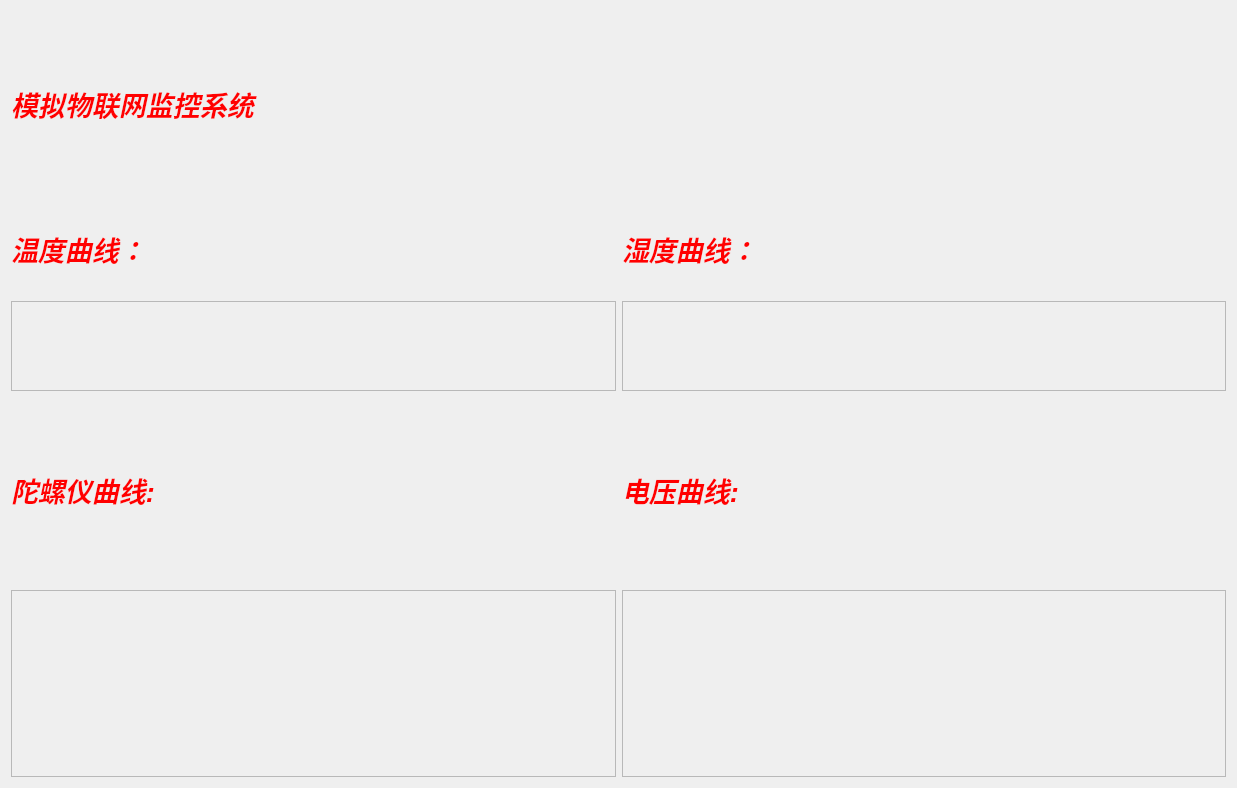
<?xml version="1.0" encoding="UTF-8"?>
<ui version="4.0">
 <class>Picenv</class>
 <widget class="QWidget" name="Picenv">
  <property name="geometry">
   <rect>
    <x>0</x>
    <y>0</y>
    <width>1237</width>
    <height>788</height>
   </rect>
  </property>
  <property name="font">
   <font>
    <weight>75</weight>
    <italic>true</italic>
    <bold>true</bold>
   </font>
  </property>
  <property name="windowTitle">
   <string>Form</string>
  </property>
  <layout class="QHBoxLayout" name="horizontalLayout_3">
   <item>
    <layout class="QVBoxLayout" name="verticalLayout_6">
     <item>
      <layout class="QVBoxLayout" name="verticalLayout_5">
       <item>
        <widget class="QLabel" name="label1">
         <property name="text">
          <string>&lt;html&gt;&lt;head/&gt;&lt;body&gt;&lt;p&gt;&lt;span style=&quot; font-size:20pt; color:#ff0000;&quot;&gt;模拟物联网监控系统&lt;/span&gt;&lt;/p&gt;&lt;/body&gt;&lt;/html&gt;</string>
         </property>
        </widget>
       </item>
       <item>
        <layout class="QHBoxLayout" name="horizontalLayout">
         <item>
          <layout class="QVBoxLayout" name="verticalLayout_2">
           <item>
            <widget class="QLabel" name="label2">
             <property name="font">
              <font>
               <pointsize>20</pointsize>
               <weight>75</weight>
               <italic>true</italic>
               <bold>true</bold>
              </font>
             </property>
             <property name="text">
              <string>&lt;html&gt;&lt;head/&gt;&lt;body&gt;&lt;p&gt;&lt;span style=&quot; color:#ff0000;&quot;&gt;温度曲线：&lt;/span&gt;&lt;/p&gt;&lt;/body&gt;&lt;/html&gt;</string>
             </property>
            </widget>
           </item>
           <item>
            <widget class="QCustomPlot" name="customPlot">
             <property name="frameShape">
              <enum>QFrame::StyledPanel</enum>
             </property>
             <property name="frameShadow">
              <enum>QFrame::Raised</enum>
             </property>
            </widget>
           </item>
          </layout>
         </item>
         <item>
          <layout class="QVBoxLayout" name="verticalLayout">
           <item>
            <widget class="QLabel" name="label3">
             <property name="text">
              <string>&lt;html&gt;&lt;head/&gt;&lt;body&gt;&lt;p&gt;&lt;span style=&quot; font-size:20pt; color:#ff0000;&quot;&gt;湿度曲线：&lt;/span&gt;&lt;/p&gt;&lt;/body&gt;&lt;/html&gt;</string>
             </property>
            </widget>
           </item>
           <item>
            <widget class="QCustomPlot" name="frame_2">
             <property name="frameShape">
              <enum>QFrame::StyledPanel</enum>
             </property>
             <property name="frameShadow">
              <enum>QFrame::Raised</enum>
             </property>
            </widget>
           </item>
          </layout>
         </item>
        </layout>
       </item>
      </layout>
     </item>
     <item>
      <layout class="QHBoxLayout" name="horizontalLayout_2">
       <item>
        <layout class="QVBoxLayout" name="verticalLayout_3">
         <item>
          <widget class="QLabel" name="label4">
           <property name="text">
            <string>&lt;html&gt;&lt;head/&gt;&lt;body&gt;&lt;p&gt;&lt;span style=&quot; font-size:20pt; color:#ff0000;&quot;&gt;陀螺仪曲线:&lt;/span&gt;&lt;/p&gt;&lt;/body&gt;&lt;/html&gt;</string>
           </property>
          </widget>
         </item>
         <item>
          <widget class="QCustomPlot" name="frame_3">
           <property name="frameShape">
            <enum>QFrame::StyledPanel</enum>
           </property>
           <property name="frameShadow">
            <enum>QFrame::Raised</enum>
           </property>
          </widget>
         </item>
        </layout>
       </item>
       <item>
        <layout class="QVBoxLayout" name="verticalLayout_4">
         <item>
          <widget class="QLabel" name="label5">
           <property name="text">
            <string>&lt;html&gt;&lt;head/&gt;&lt;body&gt;&lt;p&gt;&lt;span style=&quot; font-size:20pt; color:#ff0000;&quot;&gt;电压曲线:&lt;/span&gt;&lt;/p&gt;&lt;/body&gt;&lt;/html&gt;</string>
           </property>
          </widget>
         </item>
         <item>
          <widget class="QCustomPlot" name="frame_4">
           <property name="frameShape">
            <enum>QFrame::StyledPanel</enum>
           </property>
           <property name="frameShadow">
            <enum>QFrame::Raised</enum>
           </property>
          </widget>
         </item>
        </layout>
       </item>
      </layout>
     </item>
    </layout>
   </item>
  </layout>
 </widget>
 <customwidgets>
  <customwidget>
   <class>QCustomPlot</class>
   <extends>QFrame</extends>
   <header location="global">qcustomplot.h</header>
   <container>1</container>
  </customwidget>
 </customwidgets>
 <resources/>
 <connections/>
</ui>
